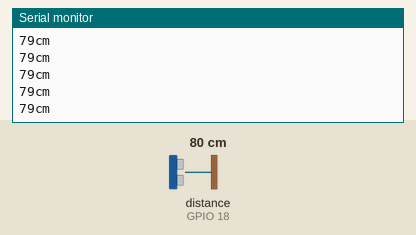
A sketch run on a simulated ESP32. Parts: the last lines printed to the serial monitor. Wiring (inferred from the names in the program): ultrasonic range finder: trigger GPIO 5; echo GPIO 18. Inputs (shaded band) come from the test bench; at power-on: distance to the obstacle (sensor on GPIO 18) 80 cm. The echo pulse lasts 58.3 µs per cm.

Above: at 1.2 s.
1.3 s: distance to the obstacle (sensor on GPIO 18) set to 2 cm
At 1.37 s:
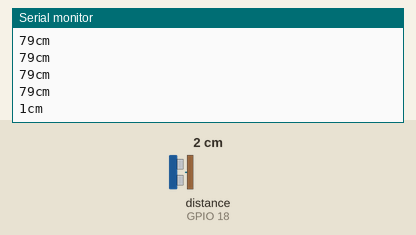
2.8 s: distance to the obstacle (sensor on GPIO 18) set to 4 cm
At 2.88 s:
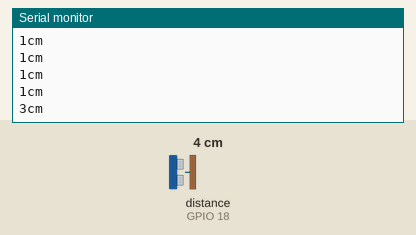
Timing chart, 0 to 5.8 s (numbered marks = the images above; inputs shaded):
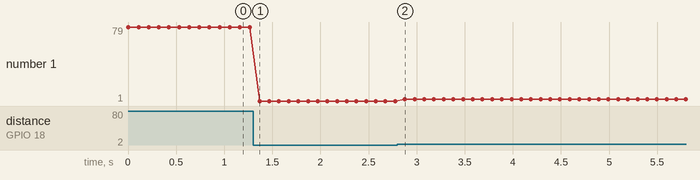

Measured:
- after the input at 1.3 s, the serial monitor: prints a new line after 0.07 s (image 1)
- after the input at 2.8 s, the serial monitor: prints a new line after 0.08 s (image 2)
- plotted number 1: 79 → 1 after the input at 1.3 s, 1 → 3 after the input at 2.8 s

The sketch:

ultrasound_ex.ino
```cpp
#include <Arduino.h>
#define TRIG 5
#define ECHO 18

int V = 340;//音速

void setup() {
  Serial.begin(115200);
  pinMode(TRIG, OUTPUT);
  pinMode(ECHO, INPUT);
  digitalWrite(TRIG, LOW);
}

//Send Trigger pulse
void sendTrigger(){
  digitalWrite(TRIG, HIGH);
  delayMicroseconds(10);
  digitalWrite(TRIG, LOW);
}

void loop() {
  sendTrigger();

  while(!digitalRead(ECHO)){
  }
  unsigned long t1 = micros();

  while(digitalRead(ECHO)){
  }
  unsigned long t2 = micros();
  unsigned long t = t2 - t1;
  Serial.print(V * t /20000);
  Serial.println("cm");
  delay(100);
}
```
